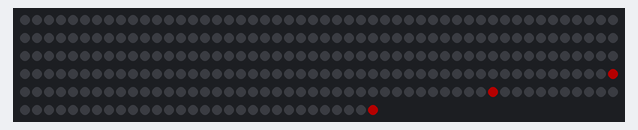
Simulated run of this sketch. Board: Arduino Uno, built with avr-gcc and run on an emulated ATmega328P. Parts: 280 RGB LEDs in strip order, left to right, continuing on the next row. Dim RGB values are drawn brighter than linear.

Above: at 1.07 s.
At 2.3 s:
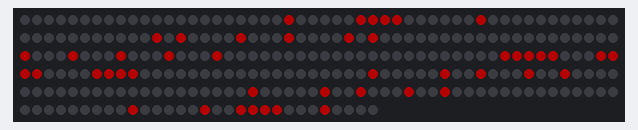
At 2.91 s:
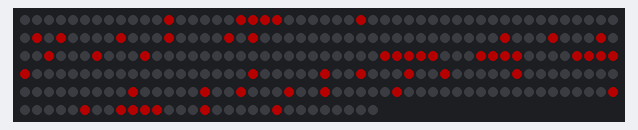
At 3.28 s:
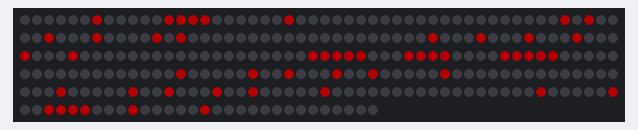
At 3.65 s:
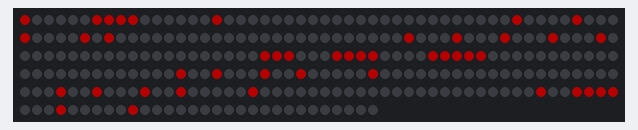

Measured:
- by itself, everything shown: repeats every 4.2 s, in 63 steps

The sketch:

source.ino
```cpp
#include <FastLED.h>
#define LED_PIN     3
#define NUM_LEDS    280
#define BRIGHTNESS  64
#define LED_TYPE    WS2812B
#define COLOR_ORDER GRB
CRGB leds[NUM_LEDS];

struct Character {
  byte width;
  bool data[49];
};


      Character charA = {7, {        false, false, false, true, false, false, false,        false, false, true, false, true, false, false,        false, true, false, false, false, true, false,        false, true, true, true, true, true, false,        true, false, false, false, false, false, true,        true, false, false, false, false, false, true,        true, false, false, false, false, false, true,    }};

      Character charB = {5, {      true, true, true, true, false,      true, false, false, false, true,      true, false, false, false, true,      true, true, true, true, false,      true, false, false, false, true,      true, false, false, false, true,      true, true, true, true, false,    }};

#define WORD_LENGTH 3
Character* currentWord[WORD_LENGTH] = { &charA,&charB,&charA };
int currentPosition = 40;

#define SPEED 20

void setup() {
    delay( 1000 );
    FastLED.addLeds<LED_TYPE, LED_PIN, COLOR_ORDER>(leds, NUM_LEDS).setCorrection( TypicalLEDStrip );
    FastLED.setBrightness(  BRIGHTNESS );

}

void drawCharacterAtPosition(Character *current, int position){
  for(int y=0;y<7;y++){ //go through all rows
    for(int x=0;x<current->width;x++){
      if(position + x < 40 && position + x >= 0){
        if(current->data[x + y*current->width]){
          leds[position+x + y*40] = CRGB::Red;
        }
        else{
          leds[position+x + y*40] = CRGB::Black;
        }
      }
    }
  }
}

void drawWordAtPosition(int position){
  for(int x=0;x<WORD_LENGTH;x++){
    drawCharacterAtPosition(currentWord[x], position);
    if(position + currentWord[x]->width < 40 && position + currentWord[x]->width > -1){
      for(int y=0;y<7;y++){
        leds[position + currentWord[x]->width + y*40] = CRGB::Black;
      }
    }
    if(position + currentWord[x]->width + 1 < 40  && position + currentWord[x]->width + 1 > -1){
      for(int y=0;y<7;y++){
        leds[position + currentWord[x]->width + 1 + y*40] = CRGB::Black;
      }
    }
    position += currentWord[x]->width + 2;
  }
}

int getWordLength(){
  int len = 0;
  for(int x=0;x<WORD_LENGTH;x++){
    len += currentWord[x]->width + 2;
  }
  return len;
}

void loop()
{

    drawWordAtPosition(currentPosition);
    currentPosition--;
    if(currentPosition < - getWordLength() - 2){
      currentPosition = 40;
    }
    FastLED.show();
    FastLED.delay(1000 / SPEED);
}
```
